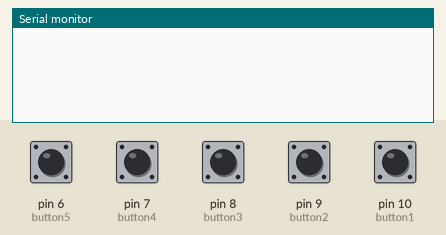
A sketch run on a simulated Arduino Uno, built with avr-gcc and run on an emulated ATmega328P. Parts: the last lines printed to the serial monitor. The test bench sets the inputs (shaded band); at power-on: pin 6 (button5), pin 7 (button4), pin 8 (button3), pin 9 (button2), pin 10 (button1) LOW.

Above: at 1.2 s.
1.3 s: pin 6 (button5) pulled HIGH for 0.15 s
At 2.3 s:
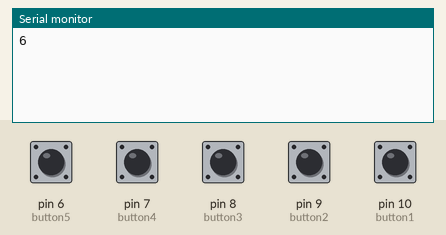
3.0 s: pin 7 (button4) pulled HIGH for 0.15 s
At 4.3 s:
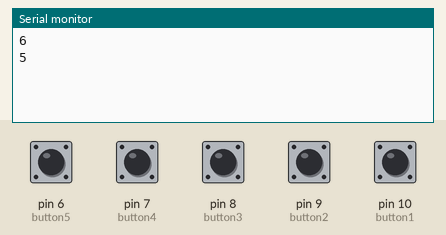
4.6 s: pin 8 (button3) pulled HIGH for 0.15 s
At 5.4 s:
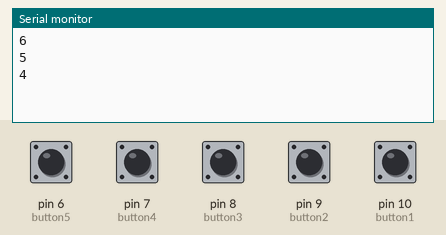
6.2 s: pin 9 (button2) pulled HIGH for 0.15 s
At 7.5 s:
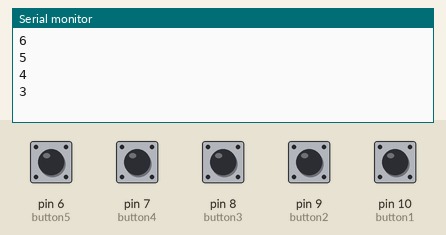
7.8 s: pin 10 (button1) pulled HIGH for 0.15 s
At 8.6 s:
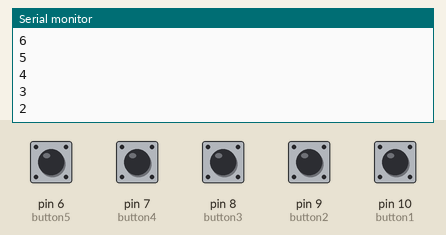
Timing chart, 0 to 10.4 s (numbered marks = the images above; inputs shaded):
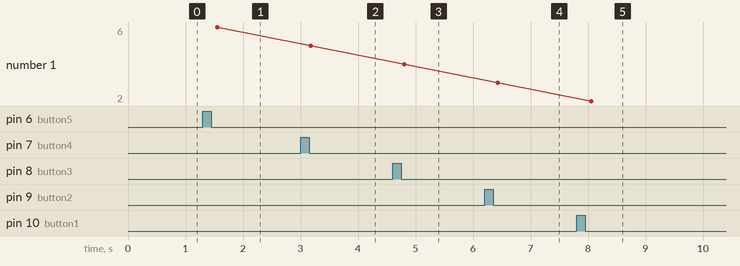

The sketch:

finalProject2.ino
```cpp
/*Brad Cortright
  Final Project Code Pt 2
  This code is for the Duemilanova that takes input from the
  buttons and sends that data to the Uno
*/

//5 buttons; 10 initial state variables to use for debounce (2 per button);
//5 button state variables
int button1 = 10, button2 = 9, button3 = 8, button4 = 7, button5 = 6;
int valBut1a, valBut2a, valBut3a, valBut4a, valBut5a;
int valBut1b, valBut2b, valBut3b, valBut4b, valBut5b;
int buttonState1, buttonState2, buttonState3, buttonState4, buttonState5;

void setup() {
  Serial.begin(9600);
  //setup buttons for input
  pinMode(button1, INPUT);
  pinMode(button2, INPUT);
  pinMode(button3, INPUT);
  pinMode(button4, INPUT);
  pinMode(button5, INPUT);

  //read initial button states
  buttonState1 = digitalRead(button1);
  buttonState2 = digitalRead(button2);
  buttonState3 = digitalRead(button3);
  buttonState4 = digitalRead(button4);
  buttonState5 = digitalRead(button5);
}


void loop() {
  //get two button state readings for each button
  //to compare and avoid debounce
  //button1 vals
  valBut1a = digitalRead(button1);
  delay(10);
  valBut1b = digitalRead(button1);
  //button 2 vals
  valBut2a = digitalRead(button2);
  delay(10);
  valBut2b = digitalRead(button2);
  //button 3 vals
  valBut3a = digitalRead(button3);
  delay(10);
  valBut3b = digitalRead(button3);
  //button 4 vals
  valBut4a = digitalRead(button4);
  delay(10);
  valBut4b = digitalRead(button4);
  //button 5 vals
  valBut5a = digitalRead(button5);
  delay(10);
  valBut5b = digitalRead(button5);

  //compare button states recorded above, if same: check if button state has
  //changed, if so check if button was pressed. If all this is true then send
  //value of LED "linked" to the button (button 1 and 1st LED in row are "linked")
  //do so for all buttons pushed
  //NOTE: see the comments in Uno code for explanation
  if(valBut1a == valBut1b){
     if( valBut1a != buttonState1){
       if (valBut1a == LOW)
    Serial.println(2);
     }
  }

   if(valBut2a == valBut2b){
     if( valBut2a != buttonState2){
       if (valBut2a == LOW)
    Serial.println(3);
     }
  }

  if(valBut3a == valBut3b){
     if( valBut3a != buttonState3){
       if (valBut3a == LOW)
    Serial.println(4);
     }
  }

  if(valBut4a == valBut4b){
     if( valBut4a != buttonState4){
       if (valBut4a == LOW)
    Serial.println(5);
     }
  }

  if(valBut5a == valBut5b){
     if( valBut5a != buttonState5){
       if (valBut5a == LOW)
    Serial.println(6);
     }
  }

   delay(75);
     buttonState1= valBut1a;
     buttonState2= valBut2a;
     buttonState3= valBut3a;
     buttonState4= valBut4a;
     buttonState5= valBut5a;
}
```

Measured:
- after the input at 1.3 s, the serial monitor: prints a new line after 0.25 s (image 1)
- after the input at 3.0 s, the serial monitor: prints a new line after 0.18 s (image 2)
- after the input at 4.6 s, the serial monitor: prints a new line after 0.20 s (image 3)
- after the input at 6.2 s, the serial monitor: prints a new line after 0.23 s (image 4)
- after the input at 7.8 s, the serial monitor: prints a new line after 0.26 s (image 5)
- plotted number 1: 6 → 5 after the input at 3.0 s, 5 → 4 after the input at 4.6 s, 4 → 3 after the input at 6.2 s, 3 → 2 after the input at 7.8 s
